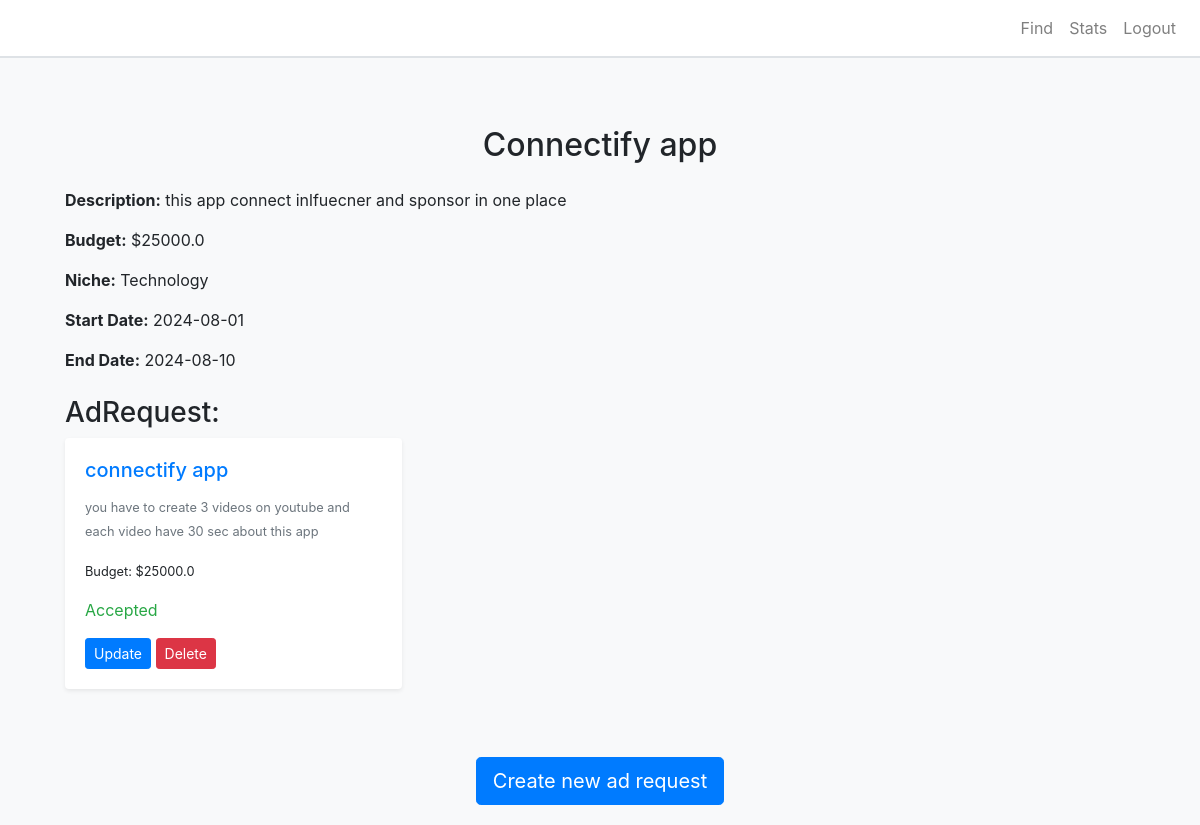
Page /campaign_details/2 on the committed database.
### app.py (models this page shows, shortened)
class Campaign(db.Model):
    id = db.Column(db.Integer, primary_key=True)
    title = db.Column(db.String(100), nullable=False)
    description = db.Column(db.Text, nullable=False)
    image = db.Column(db.String(200), nullable=True)
    niche = db.Column(db.String(50), nullable=False)
    budget = db.Column(db.Float, nullable=False)
    is_public = db.Column(db.Boolean, nullable=False, default=True)
    start_date = db.Column(db.DateTime, nullable=False)
    end_date = db.Column(db.DateTime, nullable=False)
    is_flagged = db.Column(db.Boolean, default=False)
    influencer_id = db.Column(db.Integer, db.ForeignKey('influencers.id'))
    influencer = db.relationship('Influencer', back_populates='campaigns')
    sponsor_id = db.Column(db.Integer, db.ForeignKey('sponsors.id'), nullable=False)
    ad_requests = db.relationship('AdRequest', back_populates='campaign', cascade='all, delete-orphan')
    sponsor = db.relationship('Sponsor', backref='campaigns')

class AdRequest(db.Model):
    id = db.Column(db.Integer, primary_key=True)
    ad_name = db.Column(db.String(100), nullable=False)
    description = db.Column(db.String(500), nullable=False)
    terms = db.Column(db.String(500), nullable=True)
    payment = db.Column(db.Float, nullable=False)
    influencer_name = db.Column(db.String(100), nullable=True)
    influencer_id = db.Column(db.Integer, db.ForeignKey('influencers.id'), nullable=True)
    campaign_id = db.Column(db.Integer, db.ForeignKey('campaign.id'), nullable=False)
    negotiation_status = db.Column(db.String(20), nullable=False, default='no negotiation')
    modified_terms = db.Column(db.Text, nullable=True)
    modified_payment = db.Column(db.Float, nullable=True)
    created_by = db.Column(db.String(20), nullable=False)
    created_at = db.Column(db.DateTime, default=datetime.utcnow)
    campaign = db.relationship('Campaign', back_populates='ad_requests')
    sponsor_id = db.Column(db.Integer, db.ForeignKey('sponsors.id'), nullable=False)
    status = db.Column(db.String(50), default='pending')

### app.py (the view)
@app.route('/campaign_details/<int:campaign_id>', methods=['GET','POST'] )
def campaign_details(campaign_id):
    campaign= Campaign.query.get_or_404(campaign_id)
    user_role = session.get('user_role')
    ad_requests = AdRequest.query.filter_by(campaign_id=campaign.id).all()
    influencers=Influencer.query.all()
    return render_template('campaign_details.html', campaign=campaign, ad_requests=ad_requests,  influencers=influencers ,user_role=user_role)

### templates/campaign_details.html (shortened to what this page needs)
{% extends "base.html" %} {% block title %}Campaign Details{% endblock %} {%
block content %}
<div class="container mt-5">
  <h2 class="text-center">{{ campaign.title }}</h2>
  <div class="campaign-detail mt-4">
    <p><strong>Description:</strong> {{ campaign.description }}</p>
    <p><strong>Budget:</strong> ${{ campaign.budget }}</p>
    <p><strong>Niche:</strong> {{ campaign.niche }}</p>
    <p>
      <strong>Start Date:</strong> {{ campaign.start_date.strftime("%Y-%m-%d")
      }}
    </p>
    <p>
      <strong>End Date:</strong> {{ campaign.end_date.strftime("%Y-%m-%d") }}
    </p>
    <h3 class="mt-4">AdRequest:</h3>
    <div class="row">
      {% for request in ad_requests %}
      <div class="col-md-4 mb-4">
        <div class="card shadow-sm">
          <div class="card-body">
            <h5 class="card-title">
              <a href="{{ url_for('view_ad', source='details',request_id=request.id) }}">
                {{ request.ad_name }}
              </a>
            </h5>
            <p class="card-text">
              <small class="text-muted">{{ request.terms }}</small>
              <p><small>Budget: ${{ request.payment }}</small></p>
              {% if request.status == 'accepted' %}
              <p class="text-success">Accepted</p>
              {% endif %}
            </p>
            <div class="mt-3">
              <a
              href="{{ url_for('update_adrequest',campaign_id=request.campaign_id) }}"
              class="btn btn-primary btn-sm"
              >Update</a
            >
              <form
                action="{{ url_for('delete_ad', request_id=request.id) }}"
                method="POST"
                style="display: inline"
              >
                <button type="submit" class="btn btn-danger btn-sm">
                  Delete
                </button>
              </form>
            </div>
          </div>
        </div>
      </div>
      {% endfor %}
    </div>
  </div>
  <div class="text-center mt-4">
    <a
      href="{{ url_for('create_add_request',campaign_id=campaign.id) }} "
      class="btn btn-primary btn-lg"
    >
       Create new ad request
    </a>
  </div>
</div>
{% endblock %}

### templates/base.html (style rules this page uses)
body { background-color: #f8f9fa; }
.card { margin-bottom: 20px; border: none; box-shadow: 0 0 10px rgba(0, 0, 0, 0.1); }

### rows in the picture
Campaign: title "Connectify app", description "this app connect inlfuecner and sponsor in one place", budget "25000.0", niche "Technology", start_date "2024-08-01", end_date "2024-08-10"
AdRequest: ad_name "connectify app", terms "you have to create 3 videos on youtube and each video have 30 sec about this app", payment "25000.0", status "Accepted"
